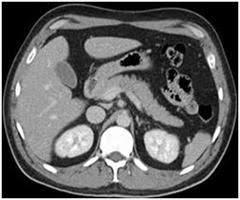
#> input picture sample.jpg, 240 x 200 px
$ python -i plot.py   (imports and definitions only)
#> lines starting #> are read from the running program, lines starting #| are printed output that depends on the picture; after the words box and inside, x2 and y2 are one past the last pixel; in counts of white or black regions, pixels touching at a corner belong together
#> further down, picture is the input picture: shape (200, 240, 3); min 0, max 255, mean 96
import matplotlib.pyplot as plt
import seaborn as sns
import numpy as np
from skimage import color, filters, measure, morphology, feature, exposure, img_as_ubyte
import io
import base64
from typing import Dict, Any, Optional
import plotly.graph_objects as go # type: ignore
from plotly.subplots import make_subplots # type: ignore

def encode_plot_to_base64() -> str:
    """Helper function to encode matplotlib plot to base64"""
    buf = io.BytesIO()
    plt.savefig(buf, format='png', dpi=300, bbox_inches='tight', facecolor='#1a1a1a')
    buf.seek(0)
    plot_data = base64.b64encode(buf.read()).decode('utf-8')
    plt.close()
    return plot_data

def set_style():
    """Set consistent style for all plots"""
    plt.style.use('dark_background')
    plt.rcParams.update({
        'figure.facecolor': '#1a1a1a',
        'axes.facecolor': '#1a1a1a',
        'axes.edgecolor': '#666666',
        'grid.color': '#666666',
        'text.color': '#ffffff',
        'axes.labelcolor': '#ffffff',
        'xtick.color': '#ffffff',
        'ytick.color': '#ffffff',
        'font.family': 'sans-serif',
        'font.sans-serif': ['Arial', 'DejaVu Sans'],
    })

# [401 lines left out: functions plot_original_and_grayscale, plot_tumor_segmentation, plot_feature_analysis, plot_comprehensive_analysis, plot_pattern_analysis, not called in this run]

def plot_basic_segmentation(image_array: np.ndarray) -> str:
    """Plot basic segmentation visualization"""
    set_style()

    plt.figure(figsize=(10, 10))
    # Create a visualization of the segmentation
    image_gray = color.rgb2gray(image_array)
    thresh = filters.threshold_otsu(image_gray)
#> thresh = 0.377
    binary = image_gray > thresh
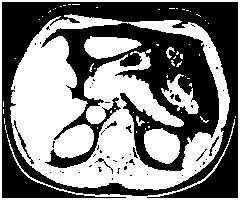
#> binary: shape (200, 240) bool; 49.6% white; 58 white regions (51 under 20 px), largest, box (x1, y1, x2, y2) and area: (10, 14, 230, 190) 18680, (0, 0, 240, 200) 2324, (144, 128, 180, 164) 974
    binary_clean = morphology.binary_opening(binary)
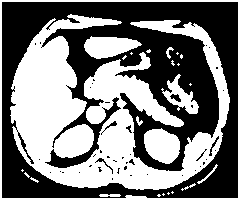
#> binary_clean: shape (200, 240) bool; 48.1% white; 25 white regions (14 under 20 px), largest, box (x1, y1, x2, y2) and area: (10, 14, 230, 190) 18510, (0, 0, 240, 200) 1792, (144, 128, 180, 164) 970

    # Original image
    ax1 = plt.subplot(121)
    ax1.imshow(image_gray, cmap='gray')
    ax1.set_title('Original CT Scan', pad=20, fontsize=14, fontweight='bold')
    ax1.axis('off')

    # Add subtle border
    for spine in ax1.spines.values():
        spine.set_edgecolor('#444444')
        spine.set_linewidth(2)

    # Segmentation overlay
    ax2 = plt.subplot(122)
    ax2.imshow(image_gray, cmap='gray')
    overlay = ax2.imshow(binary_clean, cmap='hot', alpha=0.3)
    ax2.set_title('Region Analysis', pad=20, fontsize=14, fontweight='bold')
    ax2.axis('off')

    # Add subtle border
    for spine in ax2.spines.values():
        spine.set_edgecolor('#444444')
        spine.set_linewidth(2)

    plt.tight_layout(pad=3.0)
    return encode_plot_to_base64()
#> in encode_plot_to_base64, `plt.savefig(buf, format='png', dpi=300, bbox_inches='tight', facecolor..`:
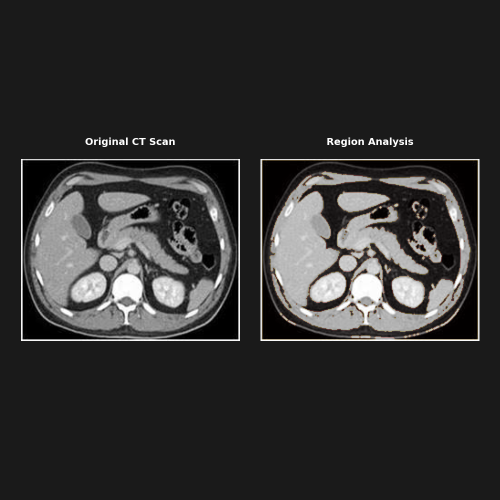
#> figure drawn by matplotlib, 2 panels

# [25 lines left out: function generate_plots, not called in this run]

# Export the main plotting function
plots = {
    'encode_plot_to_base64': encode_plot_to_base64,
    'plot_original_and_grayscale': plot_original_and_grayscale,
    'plot_tumor_segmentation': plot_tumor_segmentation,
    'plot_feature_analysis': plot_feature_analysis,
    'plot_comprehensive_analysis': plot_comprehensive_analysis,
    'plot_pattern_analysis': plot_pattern_analysis,
    'plot_basic_segmentation': plot_basic_segmentation,
    'generate_plots': generate_plots
}

>>> import cv2
>>> picture = cv2.cvtColor(cv2.imread('sample.jpg'), cv2.COLOR_BGR2RGB)
>>> result = plot_basic_segmentation(picture)
